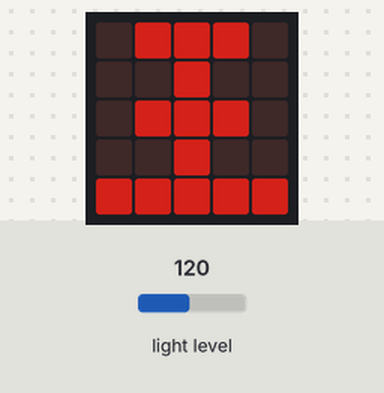
A program run on a simulated BBC micro:bit (MakeCode). Parts: the board's 5×5 LED display. The inputs (shaded band) are chosen by the test bench; at power-on: light level 120. Dim RGB values are drawn brighter than linear.

Above: at 1.2 s.
1.3 s: light level set to 125
2.8 s: light level set to 132
At 4.5 s:
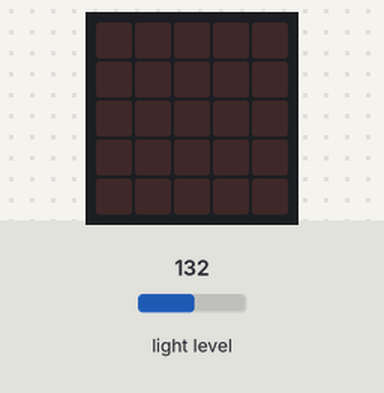
4.8 s: light level set to 5
At 6.3 s:
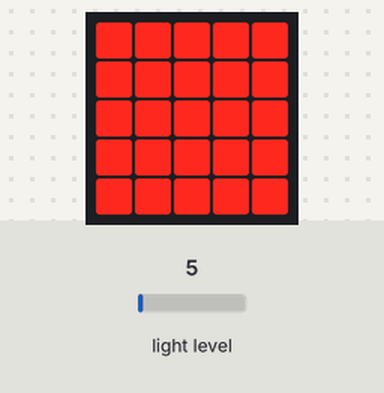
6.9 s: light level set to 96
8.4 s: light level set to 102
At 8.61 s:
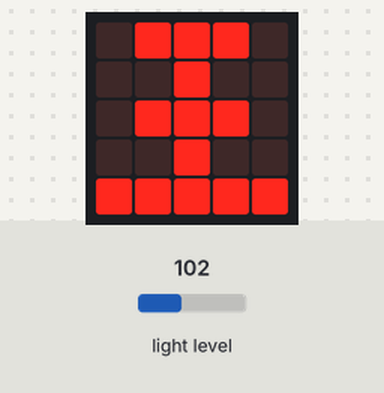
10.3 s: light level set to 64
At 10.71 s:
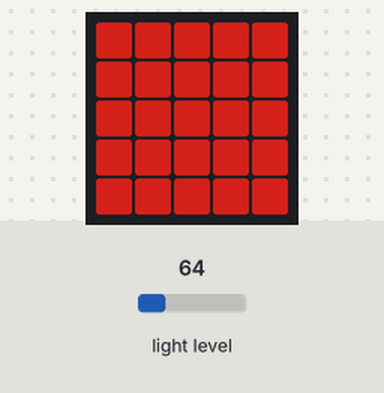
Timing chart, 0 to 13.3 s (numbered marks = the images above; inputs shaded):
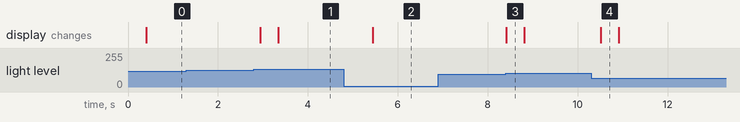

Measured:
- the behaviour switches between 127 and 128 on light level (found by bisection; images 0 and 1)
- the behaviour switches between 99 and 100 on light level (found by bisection; images 2 and 3)
- after the input at 1.3 s, every drawn part: stays the same
- after the input at 2.8 s, the display: first changes after 0.14 s (image 1 shows a later state)
- after the input at 4.8 s, the display: changes after 0.65 s (image 2)
- after the input at 6.9 s, every drawn part: stays the same
- after the input at 8.4 s, the display: changes at once (image 3)
- after the input at 10.3 s, the display: changes after 0.22 s (image 4)
- what the display in image 3 shows lasts 0.4 s, from 8.4 s to 8.8 s

The program:

main.ts
```typescript
basic.forever(function () {
    if (input.lightLevel() >= 128) {
        basic.showLeds(`
            # # # # #
            # # # # #
            # # # # #
            # # # # #
            # # # # #
            `)
        led.setBrightness(0)
    } else if (input.lightLevel() <= 128 && input.lightLevel() >= 100) {
        basic.showLeds(`
            . # # # .
            . . # . .
            . # # # .
            . . # . .
            # # # # #
            `)
        led.setBrightness(128)
    } else if (input.lightLevel() <= 100) {
        basic.showLeds(`
            # # # # #
            # # # # #
            # # # # #
            # # # # #
            # # # # #
            `)
        led.setBrightness(255)
    }
})
```

test.ts
```typescript
// 在此处测试；当此软件包作为插件使用时，将不会编译此软件包。
```
